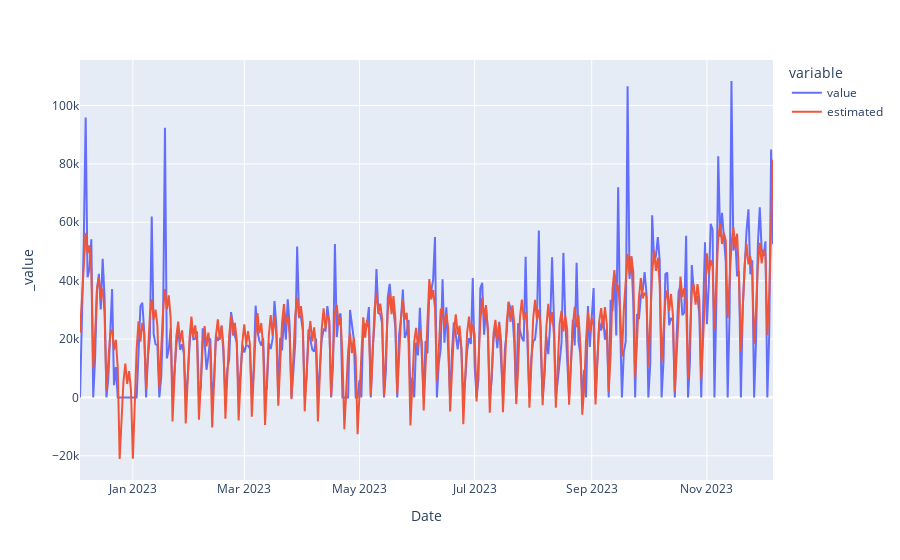

Here is the notebook cell this chart was saved with:
### Code cell
px.line(df_matrix)

### Figure 1 — Plotly figure (JSON) as saved in the notebook; plotly's stock layout.template omitted (floating-point values rounded to 4 significant figures; data arrays with more than 128 entries replaced by an {"elided": "..."} marker saying what was removed)
{"data": [{"hovertemplate": "variable=value<br>Date=%{x}<br>_value=%{y}<extra></extra>", "legendgroup": "value", "line": {"color": "#636efa", "dash": "solid"}, "marker": {"symbol": "circle"}, "mode": "lines", "name": "value", "orientation": "v", "showlegend": true, "type": "scatter", "x": {"elided": "368 str values"}, "xaxis": "x", "y": {"elided": "368 float values"}, "yaxis": "y"}, {"hovertemplate": "variable=estimated<br>Date=%{x}<br>_value=%{y}<extra></extra>", "legendgroup": "estimated", "line": {"color": "#EF553B", "dash": "solid"}, "marker": {"symbol": "circle"}, "mode": "lines", "name": "estimated", "orientation": "v", "showlegend": true, "type": "scatter", "x": {"elided": "368 str values"}, "xaxis": "x", "y": {"elided": "368 float values"}, "yaxis": "y"}], "layout": {"legend": {"title": {"text": "variable"}, "tracegroupgap": 0}, "margin": {"t": 60}, "xaxis": {"anchor": "y", "domain": [0, 1], "title": {"text": "Date"}}, "yaxis": {"anchor": "x", "domain": [0, 1], "title": {"text": "_value"}}}}
